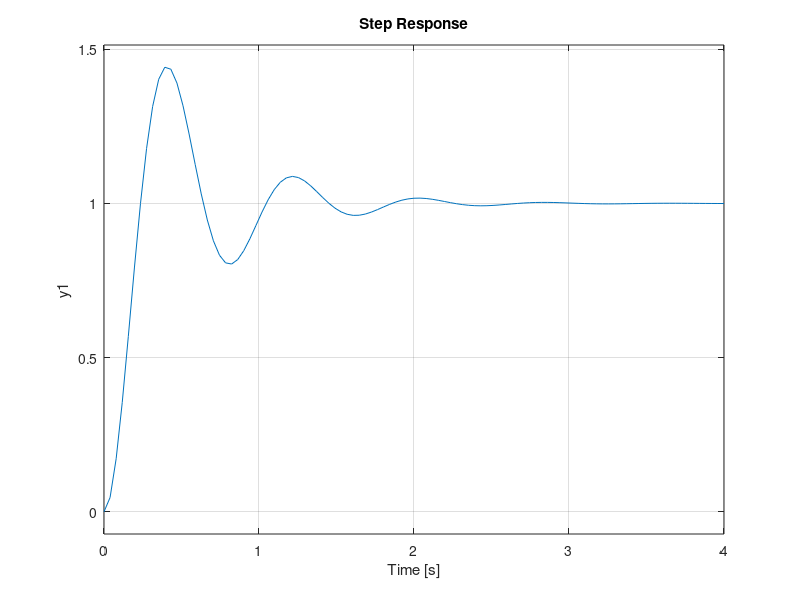

MATLAB code to generate this figure:
clc;
clear all;
close all;
s=tf('s');
T1=16/(s^2+4*s+16)
% pzmap(T1)
step(T1)
hold on
T2=36/(s^2+4*s+36)
% pzmap(T2)
step(T2)
T3=64/(s^2+4*s+64)
% pzmap(T3)
step(T3)